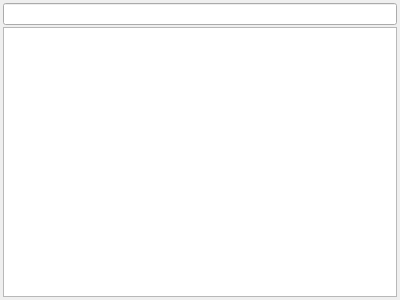
<?xml version="1.0" encoding="UTF-8"?>
<ui version="4.0">
 <class>NodeSelector</class>
 <widget class="QWidget" name="NodeSelector">
  <property name="geometry">
   <rect>
    <x>0</x>
    <y>0</y>
    <width>400</width>
    <height>300</height>
   </rect>
  </property>
  <property name="windowTitle">
   <string>Select a node ...</string>
  </property>
  <layout class="QVBoxLayout" name="verticalLayout">
   <property name="spacing">
    <number>2</number>
   </property>
   <property name="leftMargin">
    <number>3</number>
   </property>
   <property name="topMargin">
    <number>3</number>
   </property>
   <property name="rightMargin">
    <number>3</number>
   </property>
   <property name="bottomMargin">
    <number>3</number>
   </property>
   <item>
    <widget class="QLineEdit" name="leFilter"/>
   </item>
   <item>
    <widget class="QTreeView" name="tvNodes">
     <property name="alternatingRowColors">
      <bool>true</bool>
     </property>
     <property name="rootIsDecorated">
      <bool>false</bool>
     </property>
     <property name="animated">
      <bool>true</bool>
     </property>
     <property name="headerHidden">
      <bool>true</bool>
     </property>
    </widget>
   </item>
  </layout>
 </widget>
 <resources/>
 <connections/>
</ui>
